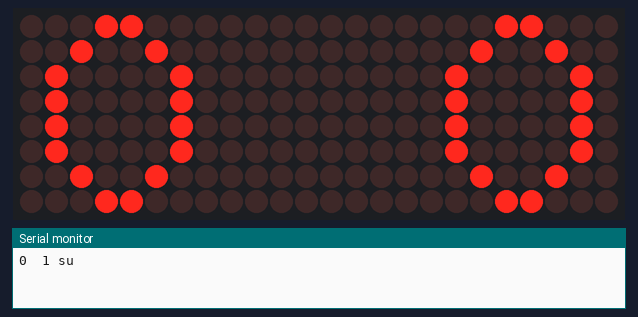
The sketch below on a simulated Arduino Nano, built with avr-gcc and run on an emulated ATmega328P. Shown: 24×8 LED matrix, the last lines printed to the serial monitor.

Above: at 0.19 s.
At 0.9 s:
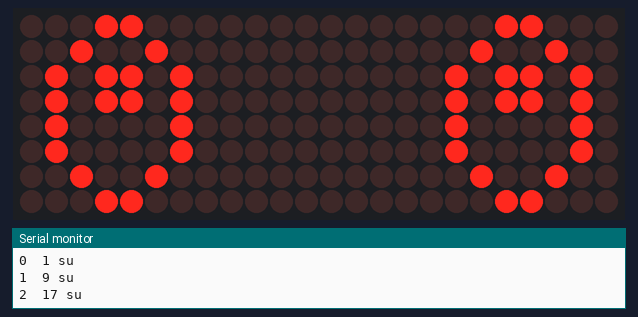
At 1.25 s:
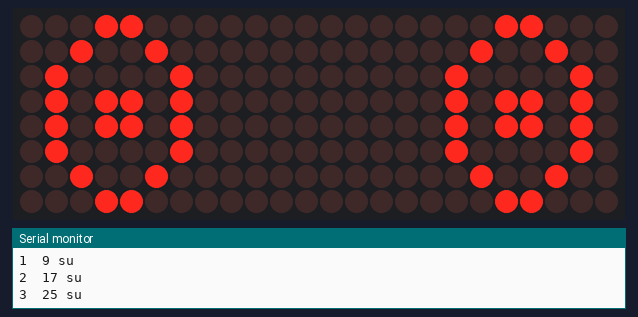
At 2.32 s:
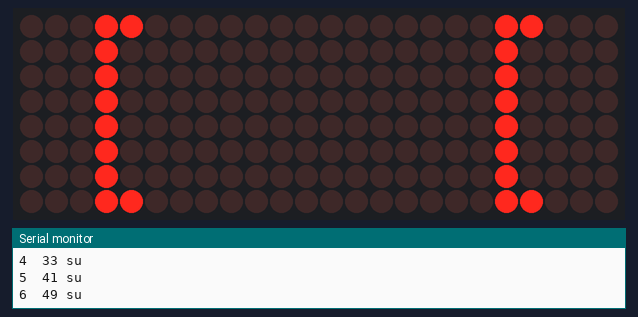
At 3.39 s:
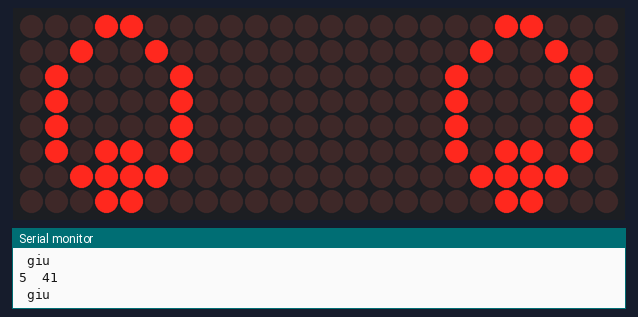
At 4.81 s:
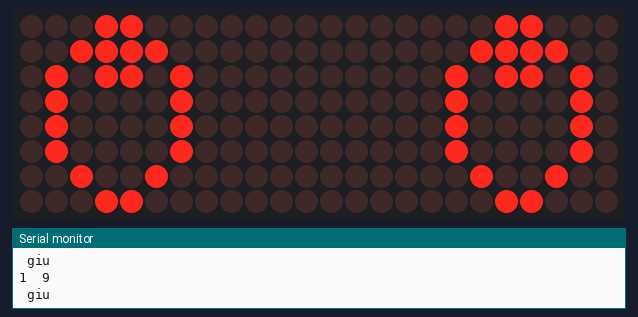

Measured:
- by itself, everything shown: repeats every 5.0 s, in 14 steps

The sketch:

7219.ino
```cpp
#include <LedControl.h>
#include <stdio.h>
#include <stdlib.h>

// inputs: DIN pin, CLK pin, LOAD pin, number of chips 7219 attached
//     pin  5        6         7        x     arduino pin
LedControl lc = LedControl(5, 6, 7, 3);

unsigned long delaytime=350; /* we always wait a bit between updates of the display */
unsigned long delaytime1=10;

char a ;	//definizioni generiche
int ia = 0 ;	//definizioni generiche

int SSarray[] = {B00000000,                       // matrice 0 init
  B00011000,B00100100,B01000010,B01000010,B01000010,B01000010,B00100100,B00011000,	// eye1 127
  B00011000,B00111100,B01011010,B01000010,B01000010,B01000010,B00100100,B00011000,	// eye2 128
  B00011000,B00100100,B01011010,B01011010,B01000010,B01000010,B00100100,B00011000,	// eye3 129
  B00011000,B00100100,B01000010,B01011010,B01011010,B01000010,B00100100,B00011000,	// eye4 130
  B00011000,B00100100,B01000010,B01000010,B01011010,B01011010,B00100100,B00011000,	// eye5 131
  B00011000,B00100100,B01000010,B01000010,B01000010,B01011010,B00111100,B00011000, 	// eye6 132
  B00011000,B00010000,B00010000,B00010000,B00010000,B00010000,B00010000,B00011000,	// eye7 133

  B00000000,B00000000,B00000000,B00000000,B00000000,B00000000,B00000000,B00000000,     // space 32
  B00000000,B01011111,B00000000,B00000000,B00000000,B00000000,B00000000,B00000000,     // !   33
  B00000000,B00000011,B00000000,B00000011,B00000000,B00000000,B00000000,B00000000,     // "
  B00000000,B00010100,B00111110,B00010100,B00111110,B00010100,B00000000,B00000000,     // #
  B00000000,B00100100,B01101010,B00101011,B00010010,B00000000,B00000000,B00000000,     // $
  B00000000,B01100011,B00010011,B00001000,B01100100,B01100011,B00000000,B00000000,     // %
  B00000000,B00110110,B01001001,B01010110,B00100000,B01010000,B00000000,B00000000,     // &
  B00000000,B00000011,B00000000,B00000000,B00000000,B00000000,B00000000,B00000000,     // '
  B00000000,B00011100,B00100010,B01000001,B00000000,B00000000,B00000000,B00000000,     // (
  B00000000,B01000001,B00100010,B00011100,B00000000,B00000000,B00000000,B00000000,     // )
  B00000000,B00101000,B00011000,B00001110,B00011000,B00101000,B00000000,B00000000,     // *
  B00000000,B00001000,B00001000,B00111110,B00001000,B00001000,B00000000,B00000000,     // +
  B00000000,B10110000,B01110000,B00000000,B00000000,B00000000,B00000000,B00000000,     // ,
  B00000000,B00001000,B00001000,B00001000,B00001000,B00000000,B00000000,B00000000,     // -
  B00000000,B01100000,B01100000,B00000000,B00000000,B00000000,B00000000,B00000000,     // .
  B00000000,B01100000,B00011000,B00000110,B00000001,B00000000,B00000000,B00000000,     // /
  B00000000,B00111110,B01000001,B01000001,B00111110,B00000000,B00000000,B00000000,     // 0
  B00000000,B01000010,B01111111,B01000000,B00000000,B00000000,B00000000,B00000000,     // 1
  B00000000,B01100010,B01010001,B01001001,B01000110,B00000000,B00000000,B00000000,     // 2
  B00000000,B00100010,B01000001,B01001001,B00110110,B00000000,B00000000,B00000000,     // 3
  B00000000,B00011000,B00010100,B00010010,B01111111,B00000000,B00000000,B00000000,     // 4
  B00000000,B00100111,B01000101,B01000101,B00111001,B00000000,B00000000,B00000000,     // 5
  B00000000,B00111110,B01001001,B01001001,B00110000,B00000000,B00000000,B00000000,     // 6
  B00000000,B01100001,B00010001,B00001001,B00000111,B00000000,B00000000,B00000000,     // 7
  B00000000,B00110110,B01001001,B01001001,B00110110,B00000000,B00000000,B00000000,     // 8
  B00000000,B00000110,B01001001,B01001001,B00111110,B00000000,B00000000,B00000000,     // 9
  B00000000,B01010000,B00000000,B00000000,B00000000,B00000000,B00000000,B00000000,     // :
  B00000000,B10000000,B01010000,B00000000,B00000000,B00000000,B00000000,B00000000,     // ;
  B00000000,B00010000,B00101000,B01000100,B00000000,B00000000,B00000000,B00000000,     // <
  B00000000,B00010100,B00010100,B00010100,B00000000,B00000000,B00000000,B00000000,     // =
  B00000000,B01000100,B00101000,B00010000,B00000000,B00000000,B00000000,B00000000,     // >
  B00000000,B00000010,B01011001,B00001001,B00000110,B00000000,B00000000,B00000000,     // ?
  B00000000,B00111110,B01001001,B01010101,B01011101,B00001110,B00000000,B00000000,     // @
  B00000000,B01111110,B00010001,B00010001,B01111110,B00000000,B00000000,B00000000,     // A
  B00000000,B01111111,B01001001,B01001001,B00110110,B00000000,B00000000,B00000000,     // B
  B00000000,B00111110,B01000001,B01000001,B00100010,B00000000,B00000000,B00000000,     // C
  B00000000,B01111111,B01000001,B01000001,B00111110,B00000000,B00000000,B00000000,     // D
  B00000000,B01111111,B01001001,B01001001,B01000001,B00000000,B00000000,B00000000,     // E
  B00000000,B01111111,B00001001,B00001001,B00000001,B00000000,B00000000,B00000000,     // F
  B00000000,B00111110,B01000001,B01001001,B01111010,B00000000,B00000000,B00000000,     // G
  B00000000,B01111111,B00001000,B00001000,B01111111,B00000000,B00000000,B00000000,     // H
  B00000000,B01000001,B01111111,B01000001,B00000000,B00000000,B00000000,B00000000,     // I
  B00000000,B00110000,B01000000,B01000001,B00111111,B00000000,B00000000,B00000000,     // J
  B00000000,B01111111,B00001000,B00010100,B01100011,B00000000,B00000000,B00000000,     // K
  B00000000,B01111111,B01000000,B01000000,B01000000,B00000000,B00000000,B00000000,     // L
  B00000000,B01111111,B00000010,B00001100,B00000010,B01111111,B00000000,B00000000,     // M
  B00000000,B01111111,B00000100,B00001000,B00010000,B01111111,B00000000,B00000000,     // N
  B00000000,B00111110,B01000001,B01000001,B00111110,B00000000,B00000000,B00000000,     // O
  B00000000,B01111111,B00001001,B00001001,B00000110,B00000000,B00000000,B00000000,     // P
  B00000000,B00111110,B01000001,B01000001,B10111110,B00000000,B00000000,B00000000,     // Q
  B00000000,B01111111,B00001001,B00001001,B01110110,B00000000,B00000000,B00000000,     // R
  B00000000,B01000110,B01001001,B01001001,B00110010,B00000000,B00000000,B00000000,     // S
  B00000000,B00000001,B00000001,B01111111,B00000001,B00000001,B00000000,B00000000,     // T
  B00000000,B00111111,B01000000,B01000000,B00111111,B00000000,B00000000,B00000000,     // U
  B00000000,B00001111,B00110000,B01000000,B00110000,B00001111,B00000000,B00000000,     // V
  B00000000,B00111111,B01000000,B00111000,B01000000,B00111111,B00000000,B00000000,     // W
  B00000000,B01100011,B00010100,B00001000,B00010100,B01100011,B00000000,B00000000,     // X
  B00000000,B00000111,B00001000,B01110000,B00001000,B00000111,B00000000,B00000000,     // Y
  B00000000,B01100001,B01010001,B01001001,B01000111,B00000000,B00000000,B00000000,     // Z
  B00000000,B01111111,B01000001,B00000000,B00000000,B00000000,B00000000,B00000000,     // [
  B00000000,B00000001,B00000110,B00011000,B01100000,B00000000,B00000000,B00000000,     // \ backslash
  B00000000,B01000001,B01111111,B00000000,B00000000,B00000000,B00000000,B00000000,     // ]
  B00000000,B00000010,B00000001,B00000010,B00000000,B00000000,B00000000,B00000000,     // hat
  B00000000,B01000000,B01000000,B01000000,B01000000,B00000000,B00000000,B00000000,     // _
  B00000000,B00000001,B00000010,B00000000,B00000000,B00000000,B00000000,B00000000,     // `
  B00000000,B00100000,B01010100,B01010100,B01111000,B00000000,B00000000,B00000000,     // a
  B00000000,B01111111,B01000100,B01000100,B00111000,B00000000,B00000000,B00000000,     // b
  B00000000,B00111000,B01000100,B01000100,B00101000,B00000000,B00000000,B00000000,     // c
  B00000000,B00111000,B01000100,B01000100,B01111111,B00000000,B00000000,B00000000,     // d
  B00000000,B00111000,B01010100,B01010100,B00011000,B00000000,B00000000,B00000000,     // e
  B00000000,B00000100,B01111110,B00000101,B00000000,B00000000,B00000000,B00000000,     // f
  B00000000,B10011000,B10100100,B10100100,B01111000,B00000000,B00000000,B00000000,     // g
  B00000000,B01111111,B00000100,B00000100,B01111000,B00000000,B00000000,B00000000,     // h
  B00000000,B01000100,B01111101,B01000000,B00000000,B00000000,B00000000,B00000000,     // i
  B00000000,B01000000,B10000000,B10000100,B01111101,B00000000,B00000000,B00000000,     // j
  B00000000,B01111111,B00010000,B00101000,B01000100,B00000000,B00000000,B00000000,     // k
  B00000000,B01000001,B01111111,B01000000,B00000000,B00000000,B00000000,B00000000,     // l
  B00000000,B01111100,B00000100,B01111100,B00000100,B01111000,B00000000,B00000000,     // m
  B00000000,B01111100,B00000100,B00000100,B01111000,B00000000,B00000000,B00000000,     // n
  B00000000,B00111000,B01000100,B01000100,B00111000,B00000000,B00000000,B00000000,     // o
  B00000000,B11111100,B00100100,B00100100,B00011000,B00000000,B00000000,B00000000,     // p
  B00000000,B00011000,B00100100,B00100100,B11111100,B00000000,B00000000,B00000000,     // q
  B00000000,B01111100,B00001000,B00000100,B00000100,B00000000,B00000000,B00000000,     // r
  B00000000,B01001000,B01010100,B01010100,B00100100,B00000000,B00000000,B00000000,     // s
  B00000000,B00000100,B00111111,B01000100,B00000000,B00000000,B00000000,B00000000,     // t
  B00000000,B00111100,B01000000,B01000000,B01111100,B00000000,B00000000,B00000000,     // u
  B00000000,B00011100,B00100000,B01000000,B00100000,B00011100,B00000000,B00000000,     // v
  B00000000,B00111100,B01000000,B00111100,B01000000,B00111100,B00000000,B00000000,     // w
  B00000000,B01000100,B00101000,B00010000,B00101000,B01000100,B00000000,B00000000,     // x
  B00000000,B10011100,B10100000,B10100000,B01111100,B00000000,B00000000,B00000000,     // y
  B00000000,B01100100,B01010100,B01001100,B00000000,B00000000,B00000000,B00000000,     // z
  B00000000,B00001000,B00110110,B01000001,B00000000,B00000000,B00000000,B00000000,     // {
  B00000000,B01111111,B00000000,B00000000,B00000000,B00000000,B00000000,B00000000,     // |
  B00000000,B01000001,B00110110,B00001000,B00000000,B00000000,B00000000,B00000000,     // }
  B00000000,B00001000,B00000100,B00001000,B00000100,B00000000,B00000000,B00000000/*,     // ~ 126
  B00011000,B00100100,B01000010,B01000010,B01000010,B01000010,B00100100,B00011000,	// eye1 127
  B00011000,B00111100,B01011010,B01000010,B01000010,B01000010,B00100100,B00011000,	// eye2 128
  B00011000,B00100100,B01011010,B01011010,B01000010,B01000010,B00100100,B00011000,	// eye3 129
  B00011000,B00100100,B01000010,B01011010,B01011010,B01000010,B00100100,B00011000,	// eye4 130
  B00011000,B00100100,B01000010,B01000010,B01011010,B01011010,B00100100,B00011000,	// eye5 131
  B00011000,B00100100,B01000010,B01000010,B01000010,B01011010,B00111100,B00011000 	// eye6 132*/
};


void setup() {

  Serial.begin(9600);

  lc.shutdown(0,false); // The MAX72XX is in power-saving mode on startup,we have to do a wakeup call
  lc.setIntensity(0,1); // Set the brightness to a medium values
  lc.clearDisplay(0);   // and clear the display

  lc.shutdown(1,false); // The MAX72XX is in power-saving mode on startup,we have to do a wakeup call
  lc.setIntensity(1,1); // Set the brightness to a medium values
  lc.clearDisplay(1);   // and clear the display

  lc.shutdown(2,false); // The MAX72XX is in power-saving mode on startup,we have to do a wakeup call
  lc.setIntensity(2,1); // Set the brightness to a medium values
  lc.clearDisplay(2);   // and clear the display

}

void Work1() {

	for(int start=0; start <7; start++) {
		ia = start * 8 +1;

 		for(int cols=0; cols <8; cols++)
			{ lc.setRow(0,cols,SSarray[ia+cols]);		     //Serial.print(start); Serial.print("  "); Serial.print(ia); Serial.print("  "); Serial.println(start); }
        	  lc.setRow(2,cols,SSarray[ia+cols]); }
        Serial.print(start); Serial.print("  ");Serial.print(ia);Serial.println(" su ");
		delay(delaytime);}

	for(int start=7; start >0; start--) {
		ia = start * 8 +1;

 		for(int cols=0; cols <8; cols++)
			{ lc.setRow(0,cols,SSarray[ia+cols]);			  //Serial.print(start); Serial.print("  "); Serial.print(ia); Serial.print("  "); Serial.println(start); }
        	  lc.setRow(2,cols,SSarray[ia+cols]); }
        Serial.print(start); Serial.print("  ");Serial.println(ia);Serial.println(" giu ");
		delay(delaytime);}

}


/*void Work() {

	for(int start=0; start <94; start++) {
		ia = start * 8;

 		for(int cols=0; cols <8; cols++)
			{ lc.setRow(0,cols,SSarray[ia+cols]);			//lc.setRow(1,leds,SSarray[ia+leds+8]);      //Serial.print(start); Serial.print("  "); Serial.print(ia); Serial.print("  "); Serial.println(start); }
        	  lc.setRow(1,cols,SSarray[ia+cols+8]);
        	  lc.setRow(2,cols,SSarray[ia+cols+16]);
    		}
	delay(delaytime);
  }
}
*/

/*
  This function lights up a some Leds in a row.
 The pattern will be repeated on every row.
 The pattern will blink along with the row-number.
 row number 4 (index==3) will blink 4 times etc.
 */

/*
void rows() {
  for(int row=0;row<8;row++) {
    delay(delaytime1);
    lc.setRow(0,row,B10000001);
    delay(delaytime1);
    lc.setRow(0,row,(byte)0);
    for(int i=0;i<row;i++) {
      delay(delaytime1);
      lc.setRow(0,row,B10000001);
      delay(delaytime1);
      lc.setRow(0,row,(byte)0);
    }
  }
}

*/

/*
  This function lights up a some Leds in a column.
 The pattern will be repeated on every column.
 The pattern will blink along with the column-number.
 column number 4 (index==3) will blink 4 times etc.
 */
/*
void columns() {
  for(int col=0;col<8;col++) {
    delay(delaytime1);
    lc.setColumn(0,col,B10000001);
    delay(delaytime1);
    lc.setColumn(0,col,(byte)0);
    for(int i=0;i<col;i++) {
      delay(delaytime1);
      lc.setColumn(0,col,B10000001);
      delay(delaytime1);
      lc.setColumn(0,col,(byte)0);
    }
  }
}


*/

void loop() {
	Work1();
}
```
